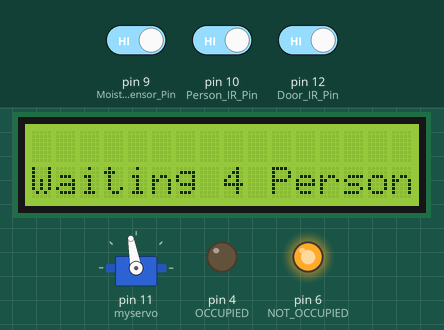
Simulated run of this sketch. Board: Arduino Uno, built with avr-gcc and run on an emulated ATmega328P. On the bench: servo, 16×2 character LCD, output pins drawn as LEDs (lit = HIGH). Inputs (shaded band) come from the test bench; at power-on: pin 10 (Person_IR_Pin) HIGH, pin 12 (Door_IR_Pin) HIGH, pin 9 (Moisture_Sensor_Pin) HIGH.

Above: at 1.3 s.
1.4 s: pin 10 (Person_IR_Pin) driven LOW
At 3.5 s:
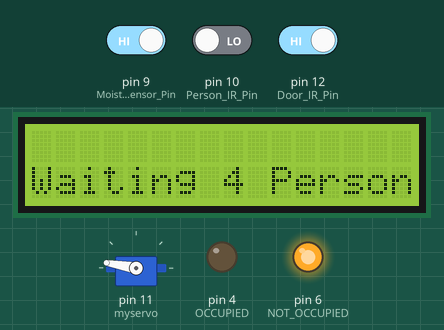
4.2 s: pin 12 (Door_IR_Pin) driven LOW
At 6.4 s:
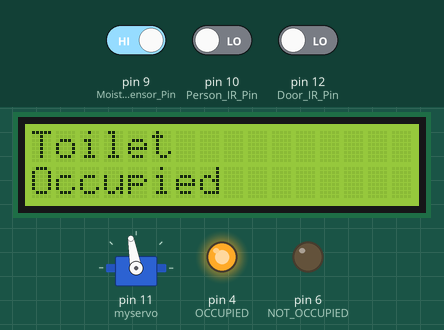
At 12.3 s:
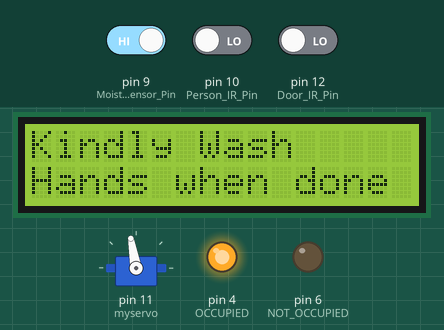
Timing chart, 0 to 12.7 s (numbered marks = the images above; inputs shaded):
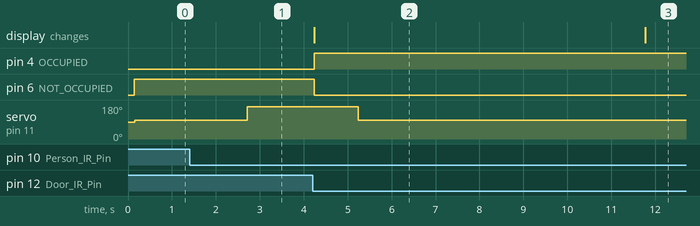

The sketch:

Smart_ToiletFINAL.ino
```cpp
#include <Wire.h>
// Include LCD display library for I2C
#include <LiquidCrystal_I2C.h>
// Include Keypad library
#include <Servo.h>

Servo myservo;  // create servo object to control a servo
// twelve servo objects can be created on most boards

// Create LCD object
LiquidCrystal_I2C lcd(0x27, 16, 2);

#define Door_IR_Pin 12      // IR sensor pin for door opening
#define Person_IR_Pin 10      // IR sensor pin for presence detection
#define Moisture_Sensor_Pin 9 // Moisture sensor pin
#define OCCUPIED 4
#define NOT_OCCUPIED  6
#define Gas  A0

enum ToiletState {
  WAITING_FOR_PERSON,
  PERSON_DETECTED,
  HANDS_NOT_WASHED,
  HANDS_WASHED,
  PERSON_DETECTED2,
  OPENING_DOOR
};

ToiletState currentState = WAITING_FOR_PERSON;

void setup() {
  Serial.begin(9600);
  myservo.attach(11);
  pinMode(Door_IR_Pin, INPUT);
  pinMode(Person_IR_Pin, INPUT);
  pinMode(NOT_OCCUPIED, OUTPUT);
  pinMode(OCCUPIED, OUTPUT);
  pinMode(Moisture_Sensor_Pin, INPUT);

  lcd.backlight();
  lcd.init();
  lcd.begin(16, 2);
  lcd.setCursor(0, 0);
  lcd.print("LIMURU GIRLS");
  myservo.write(100);

}

void loop() {
  switch (currentState) {
    case WAITING_FOR_PERSON:
     myservo.write(100);
    digitalWrite(NOT_OCCUPIED, HIGH);
     lcd.clear();
      lcd.setCursor(0, 1);
      lcd.print("Waiting 4 Person");

      if (digitalRead(Person_IR_Pin) == LOW) {
        delay(1000);
        myservo.write(170);
        delay(1000);
        currentState = PERSON_DETECTED;
      }
      break;

    case PERSON_DETECTED:

      if (digitalRead(Door_IR_Pin) == LOW) {
        lcd.clear();
    lcd.setCursor(0, 0);
      lcd.print("Toilet  ");
      lcd.setCursor(0, 1);
      lcd.print("Occupied      ");
      digitalWrite(NOT_OCCUPIED, LOW);
          digitalWrite(OCCUPIED, HIGH);
           delay(1000);
        myservo.write(100);
        delay(1000);
         delay(5000);

        currentState = HANDS_NOT_WASHED;
      }
      break;

    case HANDS_NOT_WASHED:
     digitalWrite(NOT_OCCUPIED, LOW);
    digitalWrite(OCCUPIED, HIGH);
       lcd.clear();
       lcd.setCursor(0, 0);
      lcd.print("Kindly Wash");
      lcd.setCursor(0, 1);
      lcd.print("Hands when done");

      if (digitalRead(Moisture_Sensor_Pin) == LOW) {
      lcd.clear();
      lcd.setCursor(0, 0);
      lcd.print("Good Hygiene");
      lcd.setCursor(0, 1);
      lcd.print("Keep Up");
      delay(5000);
        currentState = PERSON_DETECTED2;
      }
      break;
          case PERSON_DETECTED2:

      if (digitalRead(Door_IR_Pin) == LOW) {
         digitalWrite(NOT_OCCUPIED, HIGH);
          digitalWrite(OCCUPIED, LOW);
         delay(3000);

        currentState = OPENING_DOOR;
      }
      break;

    case OPENING_DOOR:
      lcd.clear();
      lcd.setCursor(0, 1);
      lcd.print("Opening Door  ");
       delay(1000);
        myservo.write(170);
        delay(1000);
      // Code to trigger the door to open using IR
      // Add your code here to control the door mechanism

      delay(6000); // Wait for the door to open
      currentState = WAITING_FOR_PERSON;
      break;
  }

  delay(500); // Delay for stability
}
```

Measured:
- after the input at 1.4 s, servo on pin 11 (myservo): 100° → 170° after 1.3 s
- after the input at 4.2 s, pin 4 (OCCUPIED): LOW → HIGH at once; pin 6 (NOT_OCCUPIED): HIGH → LOW at once; servo on pin 11 (myservo): 170° → 100° after 1.0 s; the display: changes at once (image 2)
- what the display in image 2 shows lasts 7.6 s, from 4.2 s to 11.8 s
